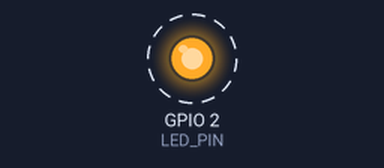
This sketch was run on a simulated ESP32. On the bench: output pins drawn as LEDs (lit = HIGH). Dashed ring = blinking. What the sketch prints to the serial monitor is not drawn.

Above: at 1.2 s.
Timing chart, 0 to 4.0 s (numbered marks = the images above):
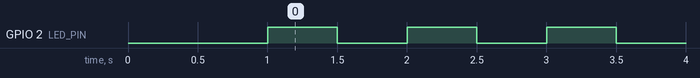

Measured:
- by itself, GPIO 2 (LED_PIN): alternates HIGH for 0.50 s and LOW for 0.50 s

The sketch:

01_blink_led.ino
```cpp
#include <Arduino.h>

#define LED_PIN 2

void setup() {
    Serial.begin(115200);
    delay(1000);
    pinMode(LED_PIN, OUTPUT);
    Serial.println("Test 01: ESP32 conectado y funcionando");
}

void loop() {
    digitalWrite(LED_PIN, HIGH);
    Serial.println("LED encendido");
    delay(500);

    digitalWrite(LED_PIN, LOW);
    Serial.println("LED apagado");
    delay(500);
}
```
